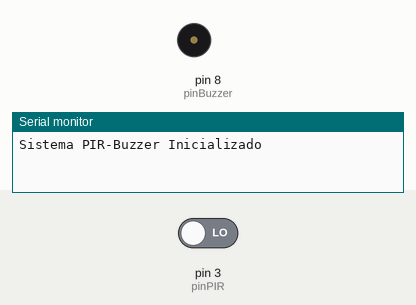
Simulated run of this sketch. Board: Arduino Uno, built with avr-gcc and run on an emulated ATmega328P. On the bench: buzzer (waves = sounding, pin HIGH), the last lines printed to the serial monitor. Inputs (shaded band) come from the test bench; at power-on: pin 3 (pinPIR) LOW.

Above: at 1.2 s.
1.3 s: pin 3 (pinPIR) driven HIGH
At 2.0 s:
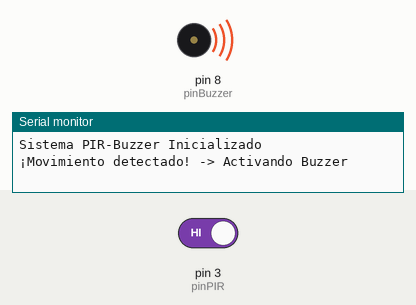
2.8 s: pin 3 (pinPIR) driven LOW
At 4.8 s:
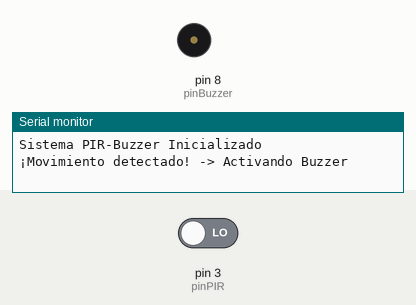
Timing chart, 0 to 6.3 s (numbered marks = the images above; inputs shaded):
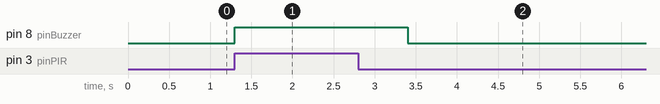

Measured:
- after the input at 1.3 s, pin 8 (pinBuzzer): LOW → HIGH at once
- after the input at 2.8 s, pin 8 (pinBuzzer): HIGH → LOW after 0.60 s

The sketch:

detector.ino
```cpp
// Pines configurados para PIR y Buzzer
const int pinPIR = 3;     // Sensor PIR (Activador)
const int pinBuzzer = 8;  // Buzzer activo (Actuador)

void setup() {
  // Inicialización de la comunicación serial para monitoreo
  Serial.begin(9600);

  // Configuración de pines
  pinMode(pinPIR, INPUT);
  pinMode(pinBuzzer, OUTPUT);

  Serial.println("Sistema PIR-Buzzer Inicializado");
}

void loop() {
  // Lectura del sensor PIR
  int valorPIR = digitalRead(pinPIR);

  // Monitorización
  if (valorPIR == HIGH) {
    Serial.println("¡Movimiento detectado! -> Activando Buzzer");
    digitalWrite(pinBuzzer, HIGH); // Enciende el zumbador
    delay(2000);                   // Mantiene el sonido por 2 segundos
  } else {
    digitalWrite(pinBuzzer, LOW);  // Asegura que esté apagado
  }

  // Pequeña pausa para evitar lecturas erróneas
  delay(100);
}
```
